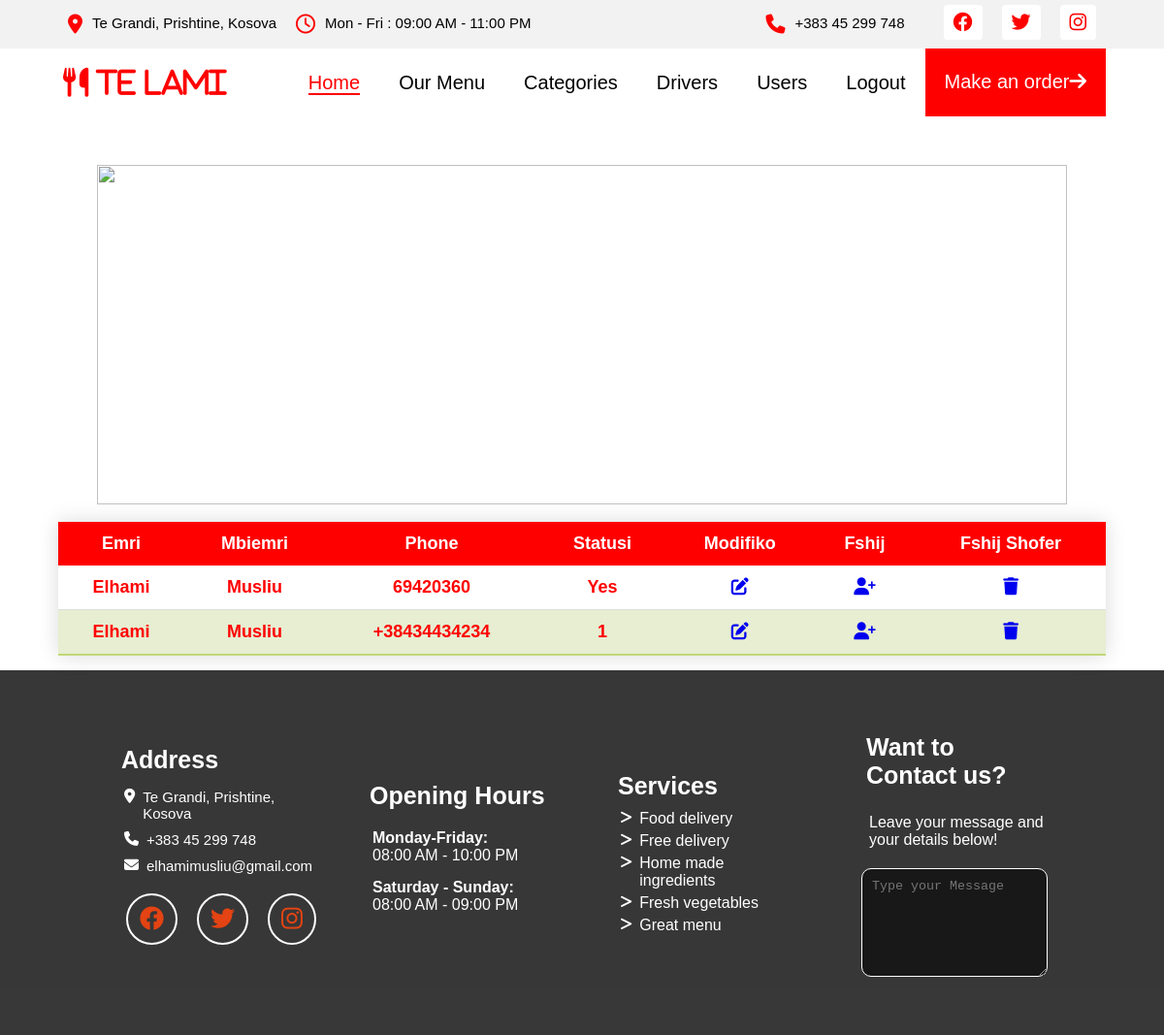
The app's page /shoferat.php (signed in) with its own data.
### tables this page shows
CREATE TABLE `shoferat` (
  `shoferiID` int(11) NOT NULL,
  `emriShoferit` varchar(100) NOT NULL,
  `porosiaID` int(11) NOT NULL,
  `mbiemriShoferit` varchar(100) NOT NULL,
  `phoneShoferi` varchar(100) NOT NULL,
  `statusi` varchar(100) NOT NULL
);

### inc/functions.php (called while the page is built, shortened)
<?php
function merrShoferat()
{
    global $dbconn;
    $sql = "SELECT shoferiID, emriShoferit, mbiemriShoferit, phoneShoferi, statusi FROM shoferat";
    return mysqli_query($dbconn, $sql);
}

### shoferat.php (the view, shortened to what this page needs)
<?php
    include "inc/header.php";
?>
<head>
    <link rel="stylesheet" href="css/style-table.css">
    <link rel="stylesheet" href="https://cdnjs.cloudflare.com/ajax/libs/font-awesome/6.2.1/css/all.min.css" />
</head>
<section class="list-entity container">
    <div class="image">
        <img src="https://caterease.com/wp-content/uploads/2019/01/Final-Background-For-Login.png" alt="">
    </div>
    <table class="styled-table">
        <thead>
        <tr>
            <th>Emri</th>
            <th>Mbiemri</th>
            <th>Phone</th>
            <th>Statusi</th>
            <?php
            if(isset($_SESSION['user'])){
                if($_SESSION['user']['role']==1){
            echo "<th>Modifiko</th>
            <th>Fshij</th>
            <th>Fshij Shofer</th>";
                }
            }
            ?>
        </tr>
        </thead>
        <tbody>
            <?php
            $shoferat=merrShoferat();
            while ($shoferi = mysqli_fetch_assoc($shoferat)) {
                $shid=$shoferi['shoferiID'];
                echo "<tr class='active-row'>";
                echo "<td>". $shoferi['emriShoferit'] . "</td>";
                echo "<td>". $shoferi['mbiemriShoferit'] . "</td>";
                echo "<td>". $shoferi['phoneShoferi'] . "</td>";
                echo "<td>". $shoferi['statusi'] . "</td>";
                if($_SESSION['user']['role']==1){
                echo "<td><a href='CRUDS/modifiko_shoferi.php?shid={$shid}'>
                <i class='fas fa-edit'></i></a></td>";
                echo "<td><a href='CRUDS/shto_shoferi.php?shid={$shid}'>
                <i class='fa-solid fa-user-plus'></i></a></td>";
                echo "<td><a href='CRUDS/fshij_shofer.php?shid={$shid}'>
                <i class='fas fa-trash'></i></a></td>";
                }
                echo "</tr>";
            }
            ?>
    </table>
</section>
<?php
    include "inc/footer.php";
?>

### css/style.css (style rules this page uses)
* { margin: 0; padding: 0; }
body { font-size: 15px; font-family: 'Trebuchet MS', 'Lucida Sans Unicode', 'Lucida Grande', 'Lucida Sans', Arial, sans-serif; margin: 0; padding: 0; }
.container { width: 90%; margin: 0 auto; }

### css/style-table.css (style rules this page uses)
.styled-table { border-collapse: collapse; margin: 15px 0; font-size: 18px; font-family: sans-serif; min-width: 1000px; width: 100%; box-shadow: 0 0 20px rgba(0, 0, 0, 0.15); }
.styled-table thead tr { background-color: red; color: #ffffff; text-align: center; }
.styled-table th, .styled-table td { padding: 12px 15px; text-align: center!important; }
.styled-table tbody tr { border-bottom: 1px solid #dddddd; }
.styled-table tbody tr:nth-of-type(even) { background-color: #9eb9473f; }
.styled-table tbody tr:last-of-type { border-bottom: 2px solid #a5c639a2; }
.styled-table tbody tr.active-row { font-weight: bold; color: #a5c639a2; }
.kategorite .styled-table th, .styled-table td { text-align: left; }
.list-entity, .section-shto-modifiko { margin-top: 50px!important; margin: 10px auto; display: flex; flex-direction: column; justify-content: center; align-items: center; }
.image img { width: 1000px; height: 350px; object-fit: cover; }
.image { position: relative; z-index: 5; }
.styled-table tbody tr.active-row { font-weight: bold; color: red; }

### records on screen
shoferat: emriShoferit "Elhami", mbiemriShoferit "Musliu", phoneShoferi "69420360", statusi "Yes"
shoferat: emriShoferit "Elhami", mbiemriShoferit "Musliu", phoneShoferi "+38434434234", statusi "1"
